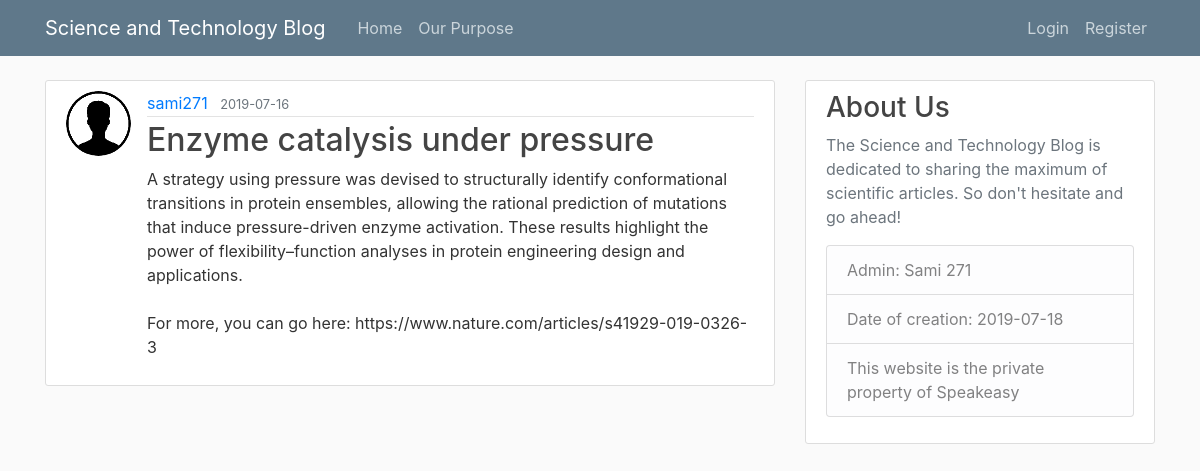
The page /posts/2 on the database its author committed.
### flaskblog/models.py (models this page shows, shortened)
class User(db.Model,UserMixin):
	id=db.Column(db.Integer,primary_key=True)
	username=db.Column(db.String(20),unique=True,nullable=False)
	email=db.Column(db.String(120),unique=True,nullable=False)
	image_file=db.Column(db.String(20),nullable=False, default='default.png')
	password=db.Column(db.String(60),nullable=False)
	posts=db.relationship('Post',backref='author',lazy=True)

class Post(db.Model):
	id=db.Column(db.Integer,primary_key=True)
	title=db.Column(db.String(100),nullable=False)
	date_posted=db.Column(db.DateTime,nullable=False,default=datetime.utcnow)
	content=db.Column(db.Text,nullable=False)
	user_id=db.Column(db.Integer,db.ForeignKey('user.id'),nullable=False)

### flaskblog/routes.py (the view)
@app.route('/posts/<int:post_id>')
def post(post_id):
	post=Post.query.get_or_404(post_id)
	return render_template('post.html',title=post.title,post=post)

### flaskblog/templates/post.html (shortened to what this page needs)
{% extends "layout.html"%}
{% block content %}
		<article class="media content-section">
	      		<img class="rounded-circle article-img" src="{{url_for('static',filename='profile_pics/'+post.author.image_file)}}">
	  <div class="media-body">
	    <div class="article-metadata">
	      <a class="mr-2" href="{{url_for('user_posts',username=post.author.username)}}">{{ post.author.username }}</a>
	      <small class="text-muted">{{ post.date_posted.strftime('%Y-%m-%d') }}</small>
	    </div>
	    <h2 class='article-title'>{{ post.title }}</h2>
	    <p class="article-content">{{ post.content }}</p>
	  </div>
	</article>
{% endblock content %}

### flaskblog/static/main.css (style rules this page uses)
body { background: #fafafa; color: #333333; margin-top: 5rem; }
h1, h2, h3, h4, h5, h6 { color: #444444; }
.content-section { background: #ffffff; padding: 10px 20px; border: 1px solid #dddddd; border-radius: 3px; margin-bottom: 20px; }
.article-title { color: #444444; }
.article-content { white-space: pre-line; }
.article-img { height: 65px; width: 65px; margin-right: 16px; }
.article-metadata { padding-bottom: 1px; margin-bottom: 4px; border-bottom: 1px solid #e3e3e3 }

### rows shown on the page
User: image_file (picture), author.username "sami271"
Post: date_posted "2019-07-16", title "Enzyme catalysis under pressure", content "A strategy using pressure was devised to structurally identify conformational transitions in protein ensembles, allowing the rational prediction of mutations that induce pressure-driven enzyme activation. These results highlight the power of flexibility–function analyses in protein engineering design and applications. For more, you can go here: https://www.nature.com/articles/s41929-019-0326-3"
